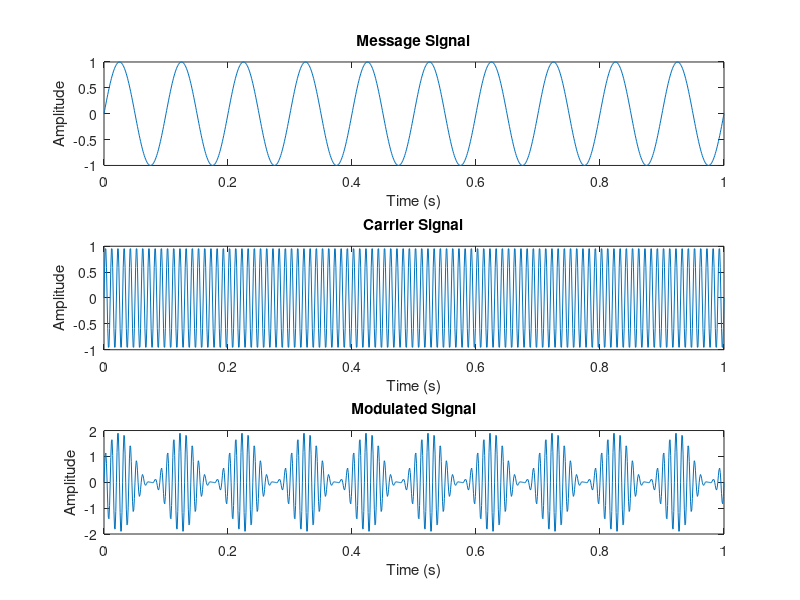
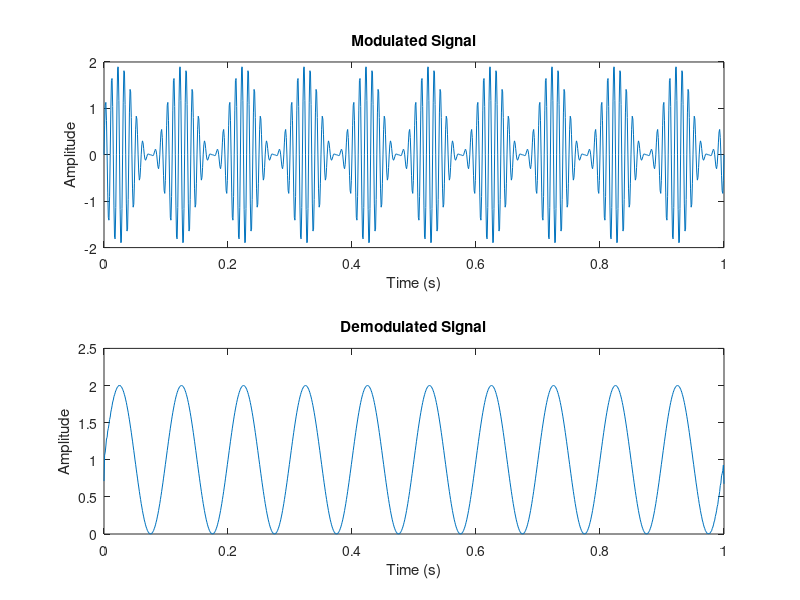

MATLAB code to generate these figures, in order:

clc;
clear all;
close all;

fs = 1000;
fc = 100; 
fm = 10; 
amplitude = 1; 

t = 0:1/fs:1;

message_signal = amplitude * sin(2*pi*fm*t);

carrier_signal = sin(2*pi*fc*t);

modulated_signal = (1 + message_signal) .* carrier_signal;

figure;
subplot(3,1,1);
plot(t, message_signal);
title('Message Signal');
xlabel('Time (s)');
ylabel('Amplitude');
subplot(3,1,2);
plot(t, carrier_signal);
title('Carrier Signal');
xlabel('Time (s)');
ylabel('Amplitude');
subplot(3,1,3);
plot(t, modulated_signal);
title('Modulated Signal');
xlabel('Time (s)');
ylabel('Amplitude');
% Amplitude Demodulation (AM)
% Demodulated signal
demodulated_signal = abs(hilbert(modulated_signal)); % Envelope detection
% Plotting
figure;
subplot(2,1,1);
plot(t, modulated_signal);
title('Modulated Signal');
xlabel('Time (s)');
ylabel('Amplitude');
subplot(2,1,2);
plot(t, demodulated_signal);
title('Demodulated Signal');
xlabel('Time (s)');
ylabel('Amplitude');

